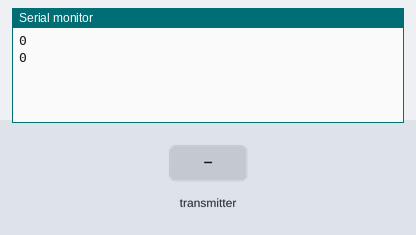
This sketch was run on a simulated ESP32. Parts: the last lines printed to the serial monitor. The inputs (shaded band) are chosen by the test bench. WiFi joins after 1.5 s; servers stay silent unless stated.

Above: at 1.2 s.
1.3 s: the transmitter starts sending muscleTension = 1024
At 2.5 s:
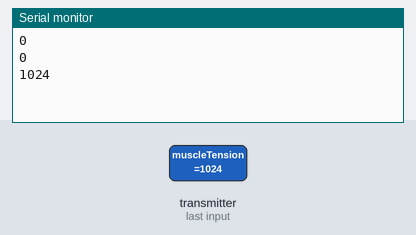
2.8 s: the transmitter starts sending muscleTension = 2048
At 3.8 s:
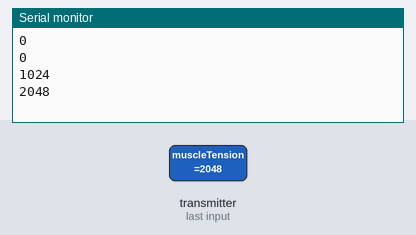
Timing chart, 0 to 5.8 s (numbered marks = the images above; inputs shaded):
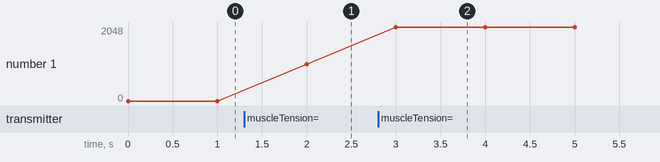

Measured:
- after the input at 1.3 s, the serial monitor: prints a new line after 0.70 s (image 1)
- after the input at 2.8 s, the serial monitor: prints a new line after 0.20 s (image 2)
- plotted number 1: 0 → 1024 after the input at 1.3 s, 1024 → 2048 after the input at 2.8 s

The sketch:

cod.ino
```cpp
#include <WiFi.h>
#include <esp_wifi.h>
#include <esp_now.h>

// mac addres of the esp on the performer
uint8_t broadcastAddress[] = {0xD8, 0x3B, 0xDA, 0x99, 0x61, 0xAC};

// Create a struct_message to hold incoming sensor readings
typedef struct struct_message {
  int heartbeat;
  int muscleTension;
} struct_message;

struct_message incomingReadings;
int heartbeat=0, muscleTension=0;

esp_now_peer_info_t peerInfo;

// Callback when data is received
void OnDataRecv(const esp_now_recv_info_t *recv_info, const uint8_t *incomingData, int len) {
  memcpy(&incomingReadings, incomingData, sizeof(incomingReadings));
  heartbeat = incomingReadings.heartbeat;
  muscleTension=incomingReadings.muscleTension;
}

void readMacAddress() {
  uint8_t baseMac[6];
  esp_err_t ret = esp_wifi_get_mac(WIFI_IF_STA, baseMac);
  if (ret == ESP_OK) {
    Serial.printf("%02x:%02x:%02x:%02x:%02x:%02x\n",
                  baseMac[0], baseMac[1], baseMac[2],
                  baseMac[3], baseMac[4], baseMac[5]);
  } else {
    Serial.println("Failed to read MAC address");
  }
}

void setup(){
  Serial.begin(115200);

  // !! only to be executed in the beginning, when new boards are connected !!
  // WiFi.mode(WIFI_STA);
  // WiFi.STA.begin();

  // Serial.print("[DEFAULT] ESP32 Board MAC Address: ");
  // readMacAddress();

  // Set device as a Wi-Fi Station
  WiFi.mode(WIFI_STA);
  // Init ESP-NOW
  if (esp_now_init() != ESP_OK) {
    Serial.println("Error initializing ESP-NOW");
    return;
  }

  // Register peer
  memcpy(peerInfo.peer_addr, broadcastAddress, 6);
  peerInfo.channel = 0;
  peerInfo.encrypt = false;

  // Add peer
  if (esp_now_add_peer(&peerInfo) != ESP_OK) {
    Serial.println("Failed to add peer");
    return;
  }
  // Register for a callback function that will be called when data is received
  esp_now_register_recv_cb(esp_now_recv_cb_t(OnDataRecv));
}

void loop(){
  // Serial.print(heartbeat);

  // Serial.print(" ");
  Serial.println(muscleTension);

  delay(1000);
}
```
